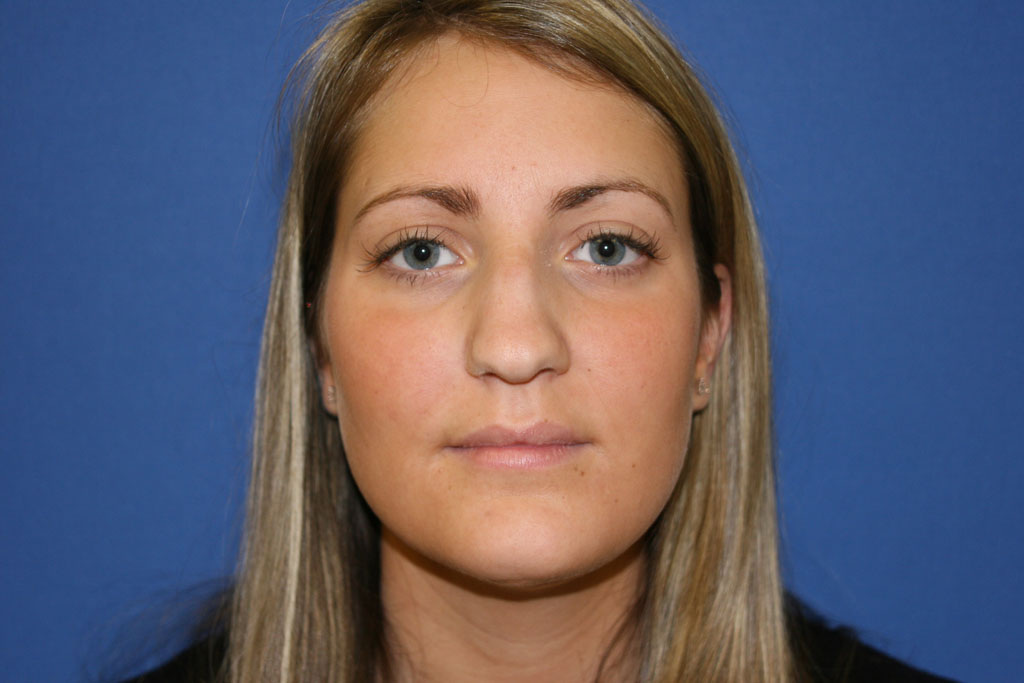
#> input picture untitled/photo.jpg, 1024 x 683 px, given in place of video.flv, which was not available
$ python video.py
#> lines starting #> are read from the running program, lines starting #| are printed output that depends on the picture; after the words box and inside, x2 and y2 are one past the last pixel; in counts of white or black regions, pixels touching at a corner belong together; pictures that were not available may be replaced by others from this repository, and a replacement may not be noted
import cv2
import numpy as np
#take the 1st frame of the video

#CHANGE THE NAME OF THE FILE AND THE r, h, c, w COORDINATES TO SUIT YOUR NEEDS
cap = cv2.VideoCapture("video.flv")
ret, frame = cap.read()
#> frame is the input picture: shape (683, 1024, 3); mean B, G, R 108, 93, 95.6
cap.set(1, 1000)
r, h, c, w = 200,200,200,250

#c : y position     h : height of rectangle
#r : x position     w : width
track_window = (c, r, w, h)

roi = frame[r:r+h, c:c+w]
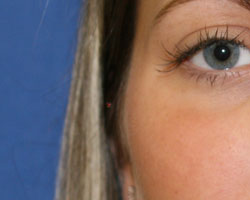
#> roi: shape (200, 250, 3); mean B, G, R 102.9, 105.6, 125.7
hsv_roi = cv2.cvtColor(roi, cv2.COLOR_BGR2HSV)
#> hsv_roi: shape (200, 250, 3); mean H, S, V 41.3, 119.8, 149.1

lowerB = np.array((0., 60.,32.), dtype=np.uint8)
upperB = np.array((180.,255.,255.), dtype=np.uint8)


#discard low light value
mask = cv2.inRange(hsv_roi, lowerB, upperB)
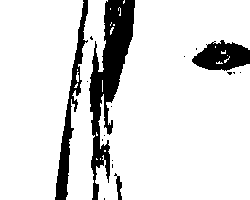
#> mask: shape (200, 250); 86.7% white; 17 black regions (13 under 20 px), largest, box (x1, y1, x2, y2) and area: (89, 0, 135, 200) 3778, (55, 0, 88, 200) 1539, (192, 40, 250, 71) 1197, (114, 173, 122, 200) 100
roi_hist = cv2.calcHist([hsv_roi], [0], mask, [180], [0, 180])
#> roi_hist = 180 values, max 10156 at index 109, min 0 at index 27, mean 240.8
cv2.normalize(roi_hist, roi_hist, 0, 255, cv2.NORM_MINMAX)

#Setup the termination criteria
term_crit = (cv2.TERM_CRITERIA_EPS | cv2.TERM_CRITERIA_COUNT, 10, 1)

while(1):
    ret, frame = cap.read()

    if ret == True:
        hsv = cv2.cvtColor(frame, cv2.COLOR_BGR2GRAY)
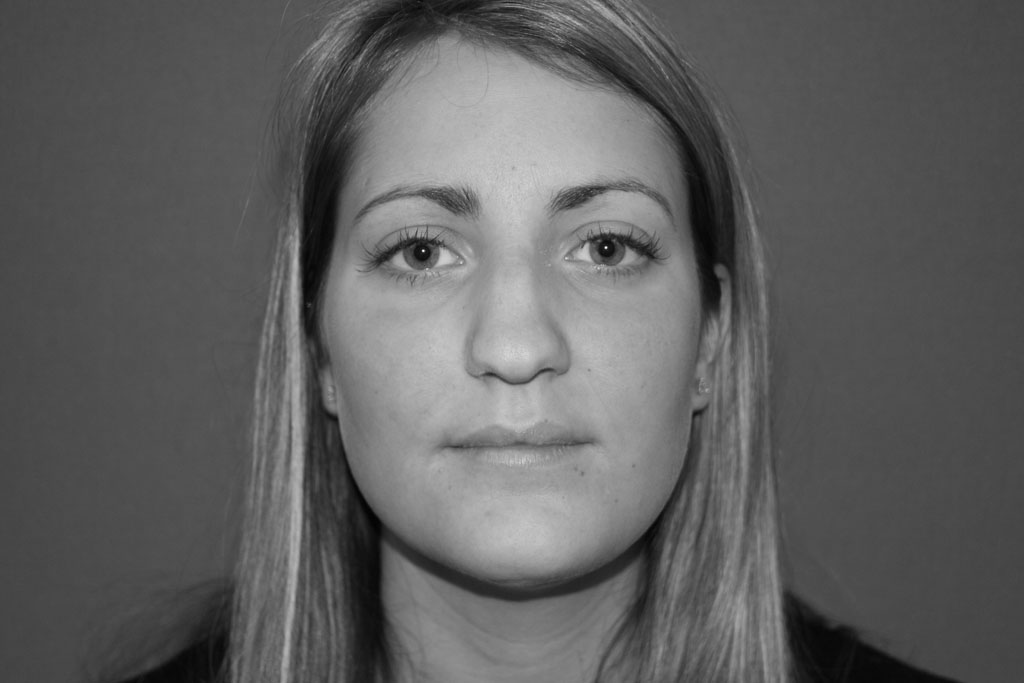
#> hsv: shape (683, 1024); min 1, max 252, mean 95.4
        dst = cv2.calcBackProject([hsv], [0], roi_hist, [0, 180], 1)
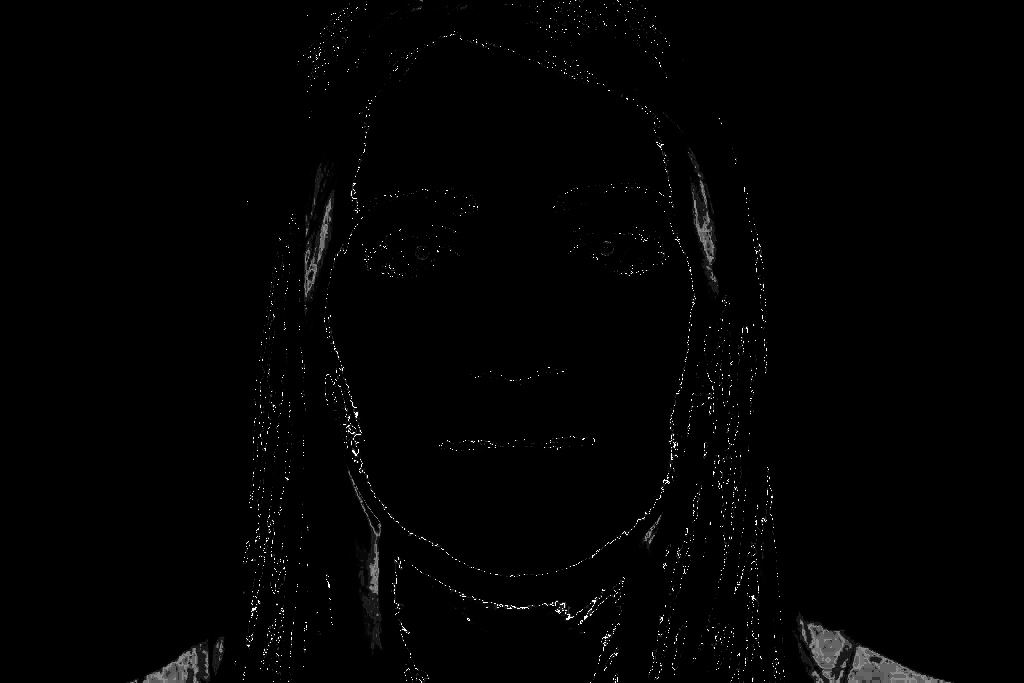
#> dst: shape (683, 1024); min 0, max 255, mean 2.5

        #apply meanshift
        ret, track_window = cv2.meanShift(dst, track_window, term_crit)
#> ret = 5; track_window = (205, 147, 250, 200)

        #draw it
        x, y, w, h = track_window
#> x = 205; y = 147; w = 250; h = 200
        img2 = cv2.rectangle(frame, (x, y), (x+w, y+h), 255, 2)
        cv2.imshow('img2', img2)


        k = cv2.waitKey(60) & 0xff
#> (key Esc is pressed here)
        if k == 27:
            break
        else:
            cv2.imwrite(chr(k)+".jpg",img2)

    else:
        break


cv2.destroyAllWindows()
cap.release()

$ run again, on untitled/z.jpg
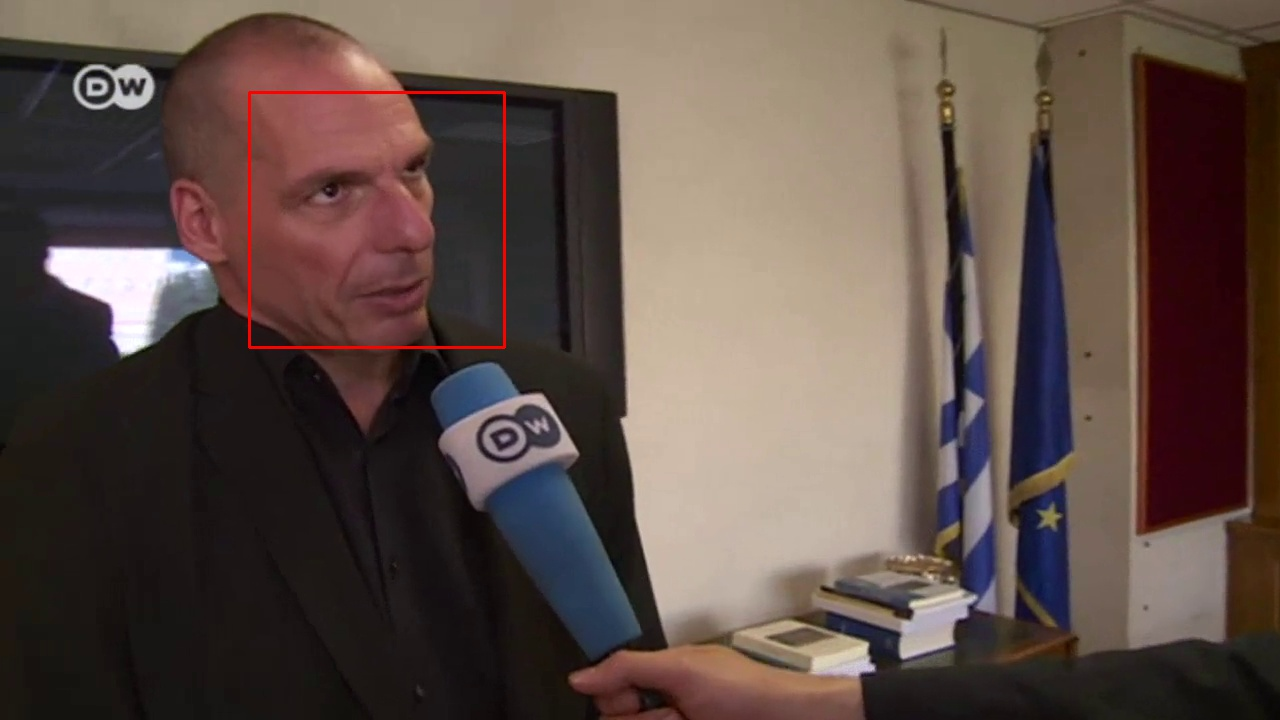
#> input picture untitled/z.jpg, 1280 x 720 px, given in place of video.flv, which was not available
#> frame is the input picture: shape (720, 1280, 3); mean B, G, R 70.5, 77.1, 93.4
#> hsv_roi: shape (200, 250, 3); mean H, S, V 51, 108.4, 89.3
#> `mask = cv2.inRange(hsv_roi, lowerB, upperB)`:
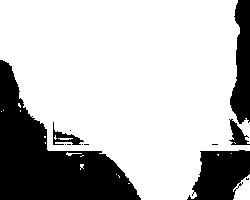
#> mask: shape (200, 250); 73.8% white; 12 black regions (7 under 20 px), largest, box (x1, y1, x2, y2) and area: (0, 60, 141, 200) 8580, (187, 150, 250, 200) 2264, (230, 0, 250, 124) 1749, (229, 119, 250, 145) 268, (53, 122, 84, 145) 235
#> roi_hist = 180 values, max 6692 at index 2, min 0 at index 24, mean 204.9
#> `dst = cv2.calcBackProject([hsv], [0], roi_hist, [0, 180], 1)`:
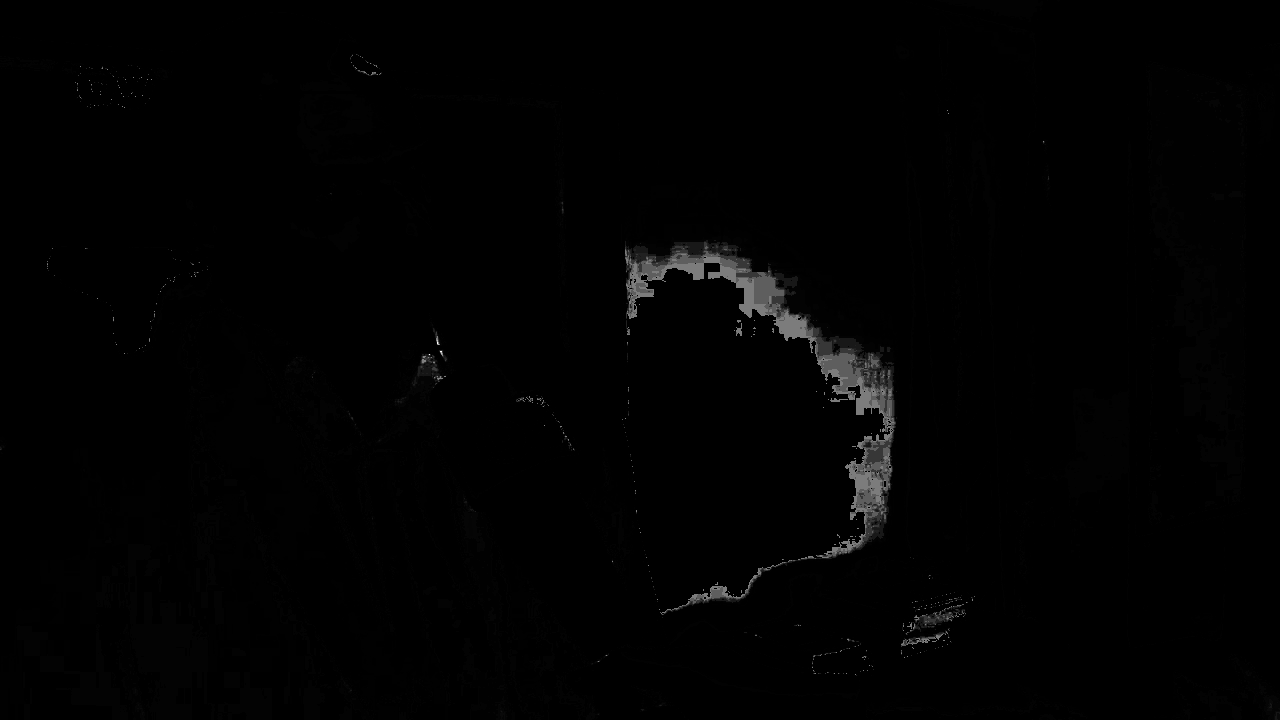
#> dst: shape (720, 1280); min 0, max 255, mean 1.8
#> ret = 8; track_window = (303, 284, 250, 200)
#> x = 303; y = 284; w = 250; h = 200
